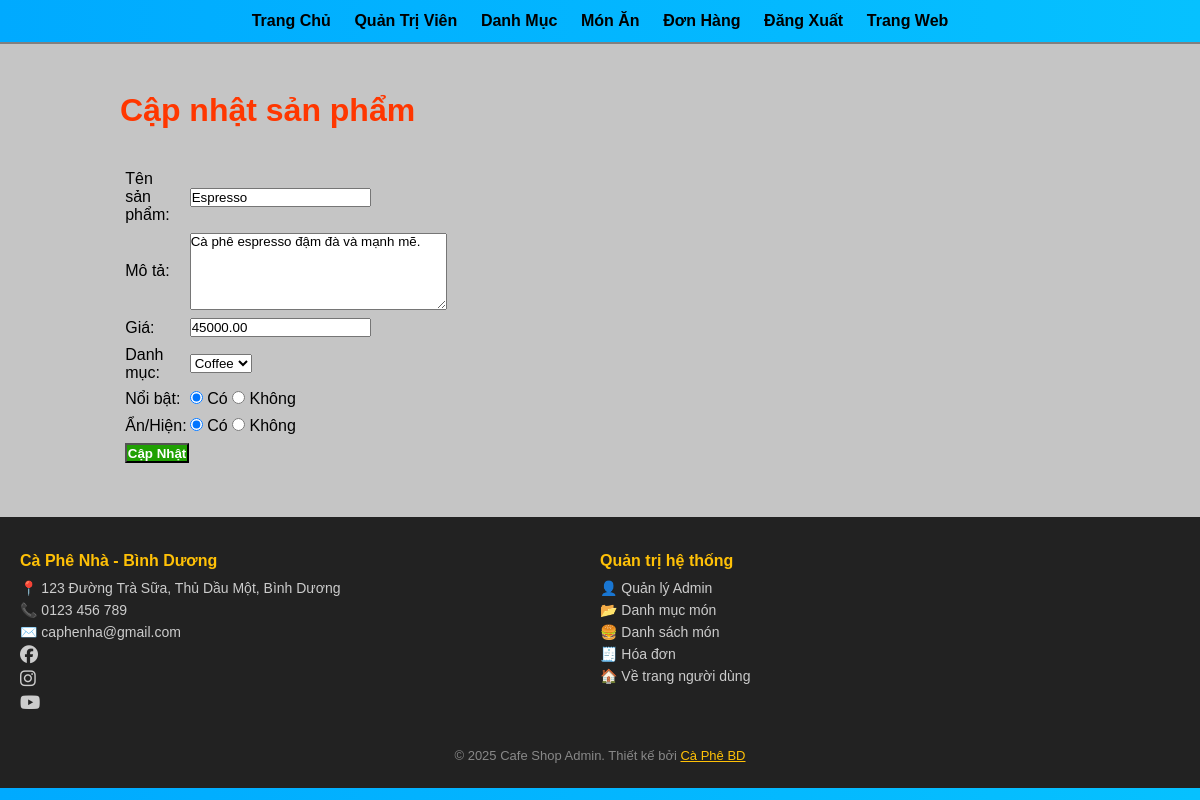
Screenshot of /admin/update-food.php?id=1 (signed in) with the database file from the repository.
### tables this page shows
CREATE TABLE `tbl_food` (
  `id` int(10) UNSIGNED NOT NULL AUTO_INCREMENT,
  `title` varchar(100) NOT NULL,
  `description` text,
  `price` decimal(10,2),
  `image_name` varchar(255),
  `category_id` int(10) UNSIGNED,
  `featured` varchar(10),
  `active` varchar(10),
  PRIMARY KEY (`id`),
  FOREIGN KEY (`category_id`) REFERENCES `tbl_category` (`id`) ON DELETE SET NULL
);

CREATE TABLE `tbl_category` (
  `id` int(10) UNSIGNED NOT NULL AUTO_INCREMENT,
  `title` varchar(100) NOT NULL,
  `image_name` varchar(255),
  `featured` varchar(10),
  `active` varchar(10),
  PRIMARY KEY (`id`)
);

### admin/update-food.php (the view, shortened to what this page needs)
<?php include('partials/menu.php'); ?>
<?php
    if(isset($_GET['id']))
    {
        $id = $_GET['id'];
        $sql2 = "SELECT * FROM tbl_food WHERE id=$id";
        $res2 = mysqli_query($conn, $sql2);
        $row2 = mysqli_fetch_assoc($res2);
        $title = $row2['title'];
        $description = $row2['description'];
        $price = $row2['price'];
        $current_category = $row2['category_id'];
        $featured = $row2['featured'];
        $active = $row2['active'];
    }
    else
    {
        header('location:' . SITEURL . 'admin/manage-food.php');
    }
?>
<div class="main-content">
    <div class="wrapper">
        <h1>Cập nhật sản phẩm</h1>
        <br><br>
        <form action="" method="POST" enctype="multipart/form-data">
        <table class="tbl-30">
            <tr>
                <td>Tên sản phẩm: </td>
                <td>
                    <input type="text" name="title" value="<?php echo $title; ?>">
                </td>
            </tr>
            <tr>
                <td>Mô tả: </td>
                <td>
                    <textarea name="description" cols="30" rows="5"><?php echo $description; ?></textarea>
                </td>
            </tr>
            <tr>
                <td>Giá: </td>
                <td>
                    <input type="number" name="price" value="<?php echo $price; ?>">
                </td>
            </tr>
            <tr>
                <td>Danh mục: </td>
                <td>
                    <select name="category">
                        <?php
                            $sql = "SELECT * FROM tbl_category WHERE active='Yes'";
                            $res = mysqli_query($conn, $sql);
                            $count = mysqli_num_rows($res);
                            if($count > 0)
                            {
                                while($row = mysqli_fetch_assoc($res))
                                {
                                    $category_title = $row['title'];
                                    $category_id = $row['id'];
                                    ?>
                                    <option <?php if($current_category == $category_id) { echo "selected"; } ?> value="<?php echo $category_id; ?>"><?php echo $category_title; ?></option>
                                    <?php
                                }
                            }
                            else
                            {
                                echo "<option value='0'>Danh mục không có sẵn.</option>";
                            }
                        ?>
                    </select>
                </td>
            </tr>
            <tr>
                <td>Nổi bật: </td>
                <td>
                    <input <?php if($featured == "Yes") { echo "checked"; } ?> type="radio" name="featured" value="Yes"> Có
                    <input <?php if($featured == "No") { echo "checked"; } ?> type="radio" name="featured" value="No"> Không
                </td>
            </tr>
            <tr>
                <td>Ẩn/Hiện: </td>
                <td>
                    <input <?php if($active == "Yes") { echo "checked"; } ?> type="radio" name="active" value="Yes"> Có
                    <input <?php if($active == "No") { echo "checked"; } ?> type="radio" name="active" value="No"> Không
                </td>
            </tr>
            <tr>
                <td>
                    <input type="submit" name="submit" value="Cập Nhật" class="btn-secondery">
                </td>
            </tr>
        </table>
        </form>
    </div>
</div>
<?php include('partials/footer.php'); ?>

### css/admin.css (style rules this page uses)
* { margin: 0; padding: 0; font-family: Arial, Helvetica, sans-serif; }
.wrapper { padding: 1%; width: 80%; margin: 0 auto; }
.tbl-30 { width: 30%; }
table tr td { padding: 1%; }
.btn-secondery { background-color: rgb(32, 161, 3); padding: 1%; color: rgb(255, 255, 255); text-decoration: none; font-weight: bold; }
.main-content { background-color: rgb(197, 197, 197); color:rgb(255, 55, 0); padding: 3% 0; }
body { background: linear-gradient(90deg, #00aaff, #06c1ff); }

### admin/partials/footer.php (style rules this page uses)
body { margin: 0; display: flex; flex-direction: column; min-height: 100vh; }

### rows the page displays
tbl_food: title "Espresso", description "Cà phê espresso đậm đà và mạnh mẽ.", price "45000.00", category "Coffee", featured "☑", active "☑"
